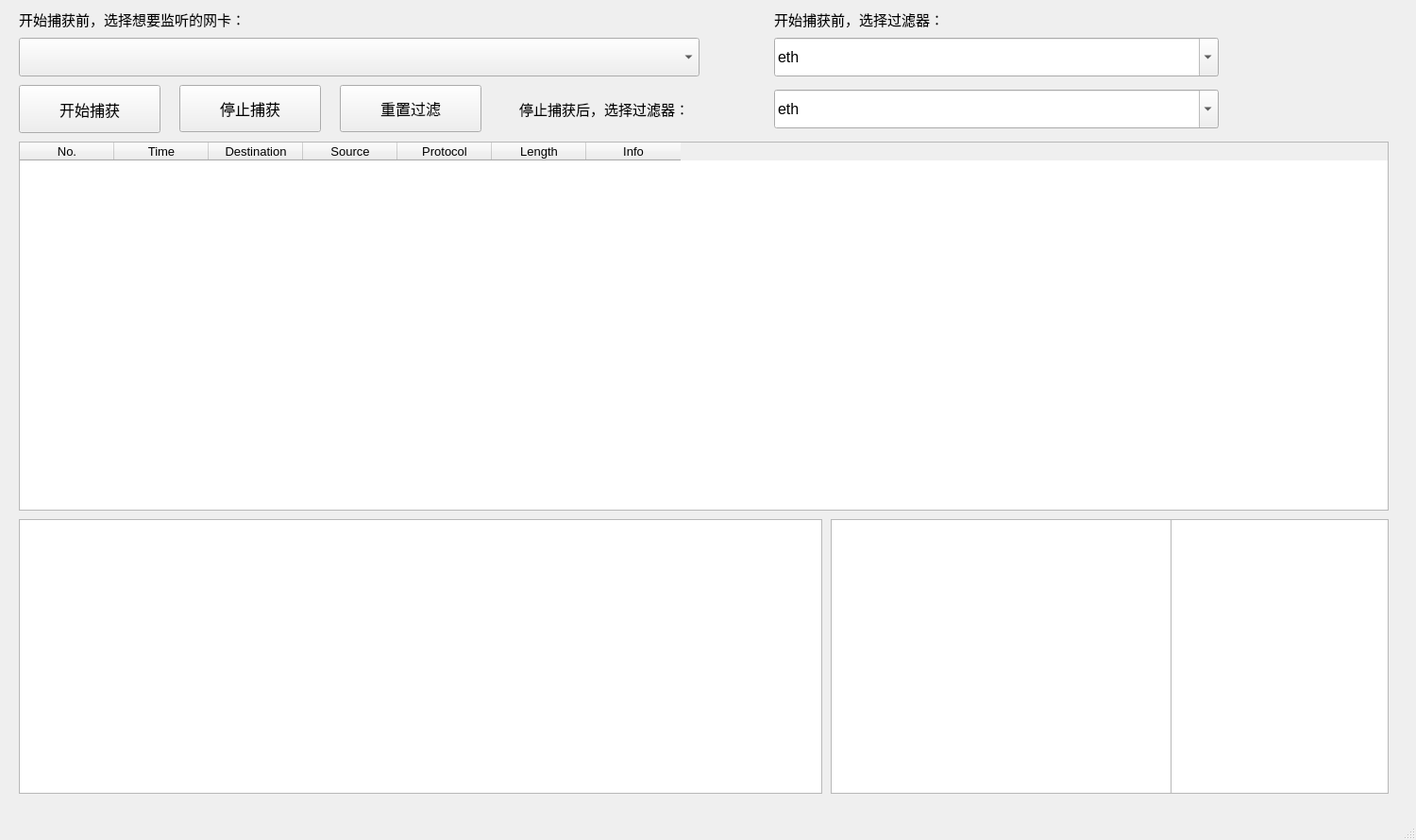
<?xml version="1.0" encoding="UTF-8"?>
<ui version="4.0">
 <class>MainWindow</class>
 <widget class="QMainWindow" name="MainWindow">
  <property name="geometry">
   <rect>
    <x>0</x>
    <y>0</y>
    <width>1500</width>
    <height>890</height>
   </rect>
  </property>
  <property name="windowTitle">
   <string>Sniffer</string>
  </property>
  <property name="toolTip">
   <string/>
  </property>
  <widget class="QWidget" name="centralwidget">
   <widget class="QPushButton" name="startButton">
    <property name="geometry">
     <rect>
      <x>20</x>
      <y>90</y>
      <width>150</width>
      <height>51</height>
     </rect>
    </property>
    <property name="font">
     <font>
      <pointsize>12</pointsize>
      <weight>50</weight>
      <bold>false</bold>
     </font>
    </property>
    <property name="toolTip">
     <string extracomment="开始捕获"/>
    </property>
    <property name="text">
     <string>开始捕获</string>
    </property>
    <property name="icon">
     <iconset>
      <normaloff>static/start.png</normaloff>static/start.png</iconset>
    </property>
    <property name="iconSize">
     <size>
      <width>20</width>
      <height>20</height>
     </size>
    </property>
   </widget>
   <widget class="QPushButton" name="stopButton">
    <property name="geometry">
     <rect>
      <x>190</x>
      <y>90</y>
      <width>150</width>
      <height>50</height>
     </rect>
    </property>
    <property name="font">
     <font>
      <pointsize>12</pointsize>
     </font>
    </property>
    <property name="text">
     <string>停止捕获</string>
    </property>
    <property name="icon">
     <iconset>
      <normaloff>static/pause.png</normaloff>static/pause.png</iconset>
    </property>
    <property name="iconSize">
     <size>
      <width>20</width>
      <height>20</height>
     </size>
    </property>
   </widget>
   <widget class="QComboBox" name="devices">
    <property name="geometry">
     <rect>
      <x>20</x>
      <y>40</y>
      <width>721</width>
      <height>41</height>
     </rect>
    </property>
    <property name="font">
     <font>
      <pointsize>12</pointsize>
     </font>
    </property>
    <property name="inputMethodHints">
     <set>Qt::ImhNone</set>
    </property>
    <property name="editable">
     <bool>false</bool>
    </property>
   </widget>
   <widget class="QComboBox" name="protocolFilterBeforeCapture">
    <property name="geometry">
     <rect>
      <x>820</x>
      <y>40</y>
      <width>471</width>
      <height>41</height>
     </rect>
    </property>
    <property name="font">
     <font>
      <pointsize>12</pointsize>
     </font>
    </property>
    <property name="inputMethodHints">
     <set>Qt::ImhNone</set>
    </property>
    <property name="editable">
     <bool>true</bool>
    </property>
    <item>
     <property name="text">
      <string>eth</string>
     </property>
    </item>
    <item>
     <property name="text">
      <string>ip</string>
     </property>
    </item>
    <item>
     <property name="text">
      <string>tcp</string>
     </property>
    </item>
    <item>
     <property name="text">
      <string>udp</string>
     </property>
    </item>
    <item>
     <property name="text">
      <string>http</string>
     </property>
    </item>
    <item>
     <property name="text">
      <string>https</string>
     </property>
    </item>
   </widget>
   <widget class="QLabel" name="deviceLabel">
    <property name="geometry">
     <rect>
      <x>20</x>
      <y>10</y>
      <width>381</width>
      <height>21</height>
     </rect>
    </property>
    <property name="font">
     <font>
      <pointsize>11</pointsize>
     </font>
    </property>
    <property name="text">
     <string>开始捕获前，选择想要监听的网卡：</string>
    </property>
   </widget>
   <widget class="QLabel" name="filterLabelBeforeCapture">
    <property name="geometry">
     <rect>
      <x>820</x>
      <y>10</y>
      <width>381</width>
      <height>21</height>
     </rect>
    </property>
    <property name="font">
     <font>
      <pointsize>11</pointsize>
     </font>
    </property>
    <property name="text">
     <string>开始捕获前，选择过滤器：</string>
    </property>
   </widget>
   <widget class="QComboBox" name="protocolFilterAfterCapture">
    <property name="geometry">
     <rect>
      <x>820</x>
      <y>95</y>
      <width>471</width>
      <height>41</height>
     </rect>
    </property>
    <property name="font">
     <font>
      <pointsize>12</pointsize>
     </font>
    </property>
    <property name="inputMethodHints">
     <set>Qt::ImhNone</set>
    </property>
    <property name="editable">
     <bool>true</bool>
    </property>
    <item>
     <property name="text">
      <string>eth</string>
     </property>
    </item>
    <item>
     <property name="text">
      <string>ip</string>
     </property>
    </item>
    <item>
     <property name="text">
      <string>tcp</string>
     </property>
    </item>
    <item>
     <property name="text">
      <string>udp</string>
     </property>
    </item>
    <item>
     <property name="text">
      <string>http</string>
     </property>
    </item>
    <item>
     <property name="text">
      <string>https</string>
     </property>
    </item>
   </widget>
   <widget class="QLabel" name="filterLabelAfterCapture">
    <property name="geometry">
     <rect>
      <x>550</x>
      <y>100</y>
      <width>311</width>
      <height>31</height>
     </rect>
    </property>
    <property name="font">
     <font>
      <pointsize>11</pointsize>
     </font>
    </property>
    <property name="text">
     <string>停止捕获后，选择过滤器：</string>
    </property>
   </widget>
   <widget class="QTableWidget" name="packetsTable">
    <property name="geometry">
     <rect>
      <x>20</x>
      <y>150</y>
      <width>1451</width>
      <height>391</height>
     </rect>
    </property>
    <property name="font">
     <font>
      <pointsize>10</pointsize>
     </font>
    </property>
    <property name="editTriggers">
     <set>QAbstractItemView::NoEditTriggers</set>
    </property>
    <property name="selectionBehavior">
     <enum>QAbstractItemView::SelectRows</enum>
    </property>
    <attribute name="verticalHeaderVisible">
     <bool>false</bool>
    </attribute>
    <column>
     <property name="text">
      <string>No.</string>
     </property>
    </column>
    <column>
     <property name="text">
      <string>Time</string>
     </property>
    </column>
    <column>
     <property name="text">
      <string>Destination</string>
     </property>
    </column>
    <column>
     <property name="text">
      <string>Source</string>
     </property>
    </column>
    <column>
     <property name="text">
      <string>Protocol</string>
     </property>
    </column>
    <column>
     <property name="text">
      <string>Length</string>
     </property>
    </column>
    <column>
     <property name="text">
      <string>Info</string>
     </property>
    </column>
   </widget>
   <widget class="QTreeWidget" name="packetDetail">
    <property name="geometry">
     <rect>
      <x>20</x>
      <y>550</y>
      <width>851</width>
      <height>291</height>
     </rect>
    </property>
    <property name="font">
     <font>
      <pointsize>10</pointsize>
     </font>
    </property>
    <attribute name="headerVisible">
     <bool>false</bool>
    </attribute>
   </widget>
   <widget class="QTextBrowser" name="packetDataHex">
    <property name="geometry">
     <rect>
      <x>880</x>
      <y>550</y>
      <width>361</width>
      <height>291</height>
     </rect>
    </property>
    <property name="markdown">
     <string>123

</string>
    </property>
   </widget>
   <widget class="QPushButton" name="resetButton">
    <property name="geometry">
     <rect>
      <x>360</x>
      <y>90</y>
      <width>150</width>
      <height>50</height>
     </rect>
    </property>
    <property name="font">
     <font>
      <pointsize>12</pointsize>
     </font>
    </property>
    <property name="text">
     <string>重置过滤</string>
    </property>
    <property name="icon">
     <iconset>
      <normaloff>static/reset.png</normaloff>static/reset.png</iconset>
    </property>
    <property name="iconSize">
     <size>
      <width>20</width>
      <height>20</height>
     </size>
    </property>
   </widget>
   <widget class="QTextBrowser" name="packetData">
    <property name="geometry">
     <rect>
      <x>1240</x>
      <y>550</y>
      <width>231</width>
      <height>291</height>
     </rect>
    </property>
    <property name="markdown">
     <string>123

</string>
    </property>
   </widget>
  </widget>
  <widget class="QMenuBar" name="menubar">
   <property name="geometry">
    <rect>
     <x>0</x>
     <y>0</y>
     <width>1500</width>
     <height>22</height>
    </rect>
   </property>
  </widget>
  <widget class="QStatusBar" name="statusbar">
   <property name="font">
    <font>
     <pointsize>11</pointsize>
    </font>
   </property>
  </widget>
 </widget>
 <resources/>
 <connections/>
</ui>
